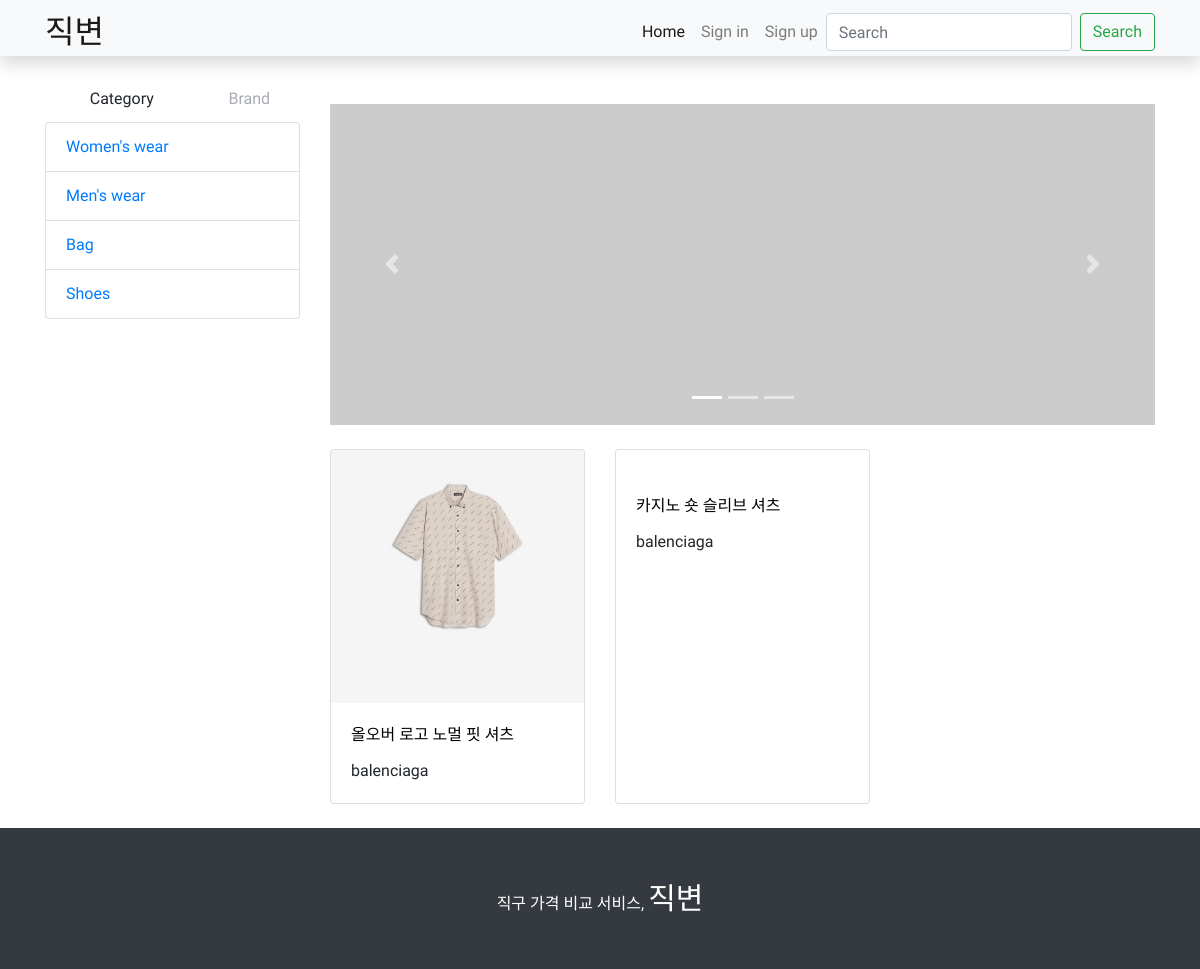
The page / on the database its author committed.
### app/models.py (models this page shows, shortened)
class Product(models.Model):
    pid = models.IntegerField(primary_key=True)
    pcode = models.TextField(null=False)
    brand = models.TextField()
    pname = models.TextField()
    category = models.TextField()
    price = models.IntegerField()
    url = models.URLField()
    cid = models.ForeignKey(Country, on_delete = models.CASCADE)

### app/views.py (the view)
# urls.py: 2. Add a URL to urlpatterns:  path('', views.home, name='home')
def home(request):
    distinct_products = Product.objects.values('pcode').distinct()
    products = []
    for p in distinct_products:
        products.append(Product.objects.filter(pcode=p['pcode'])[0])
    return render(request, 'index.html', {'products': products})

### app/templates/index.html (shortened to what this page needs)
{% extends "base.html" %}
{% block content %}
<div id="carouselExampleIndicators" class="carousel slide mt-5" data-ride="carousel">
  <ol class="carousel-indicators">
    <li data-target="#carouselExampleIndicators" data-slide-to="0" class="active"></li>
    <li data-target="#carouselExampleIndicators" data-slide-to="1"></li>
    <li data-target="#carouselExampleIndicators" data-slide-to="2"></li>
  </ol>
  <div class="carousel-inner" role="listbox">
    <div class="carousel-item active">
      <img class="d-block img-fluid" src="http://placehold.it/900x350" alt="First slide">
    </div>
  </div>
  <a class="carousel-control-prev" href="#carouselExampleIndicators" role="button" data-slide="prev">
    <span class="carousel-control-prev-icon" aria-hidden="true"></span>
  </a>
  <a class="carousel-control-next" href="#carouselExampleIndicators" role="button" data-slide="next">
    <span class="carousel-control-next-icon" aria-hidden="true"></span>
  </a>
</div>
<div class="row mt-4">
  {% for p in products %}
  <div class="col-lg-4 col-md-6 mb-4">
    <div class="card h-100">
      <a href="{% url 'detail' pcode=p.pcode %}">
        <img class="card-img-top" src="/media/img/products/{{p.pcode}}.jpg" alt="">
      </a>
      <div class="card-body">
        <p class="card-title">
          <a href="{% url 'detail' pcode=p.pcode %}" style="color: black;">{{p.pname}}</a>
        </p>
        <p class="card-text other-brands-name">{{p.brand}}</p>
      </div>
    </div>
  </div>
  {% endfor %}
</div>
{% endblock content %}

### app/static/css/index.css (style rules this page uses)
body { padding-top: 56px; font-family: 'Nanum Gothic', sans-serif; }
.other-brands-name { font-family: 'Courgette', cursive; }

### rows shown on the page
Product: pcode (picture), pname "올오버 로고 노멀 핏 셔츠", brand "balenciaga"
Product: pname "카지노 숏 슬리브 셔츠", brand "balenciaga"
